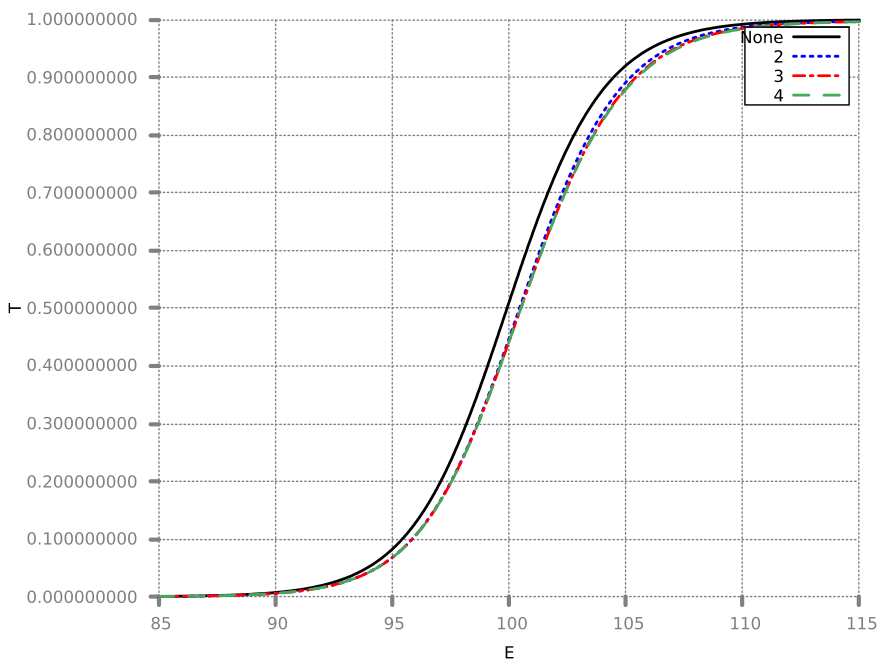

Here is the gnuplot script that generated this plot:
load "stylefile.gp"
set xrange [85:115]
set yrange [0.000000001:1]

set xlabel "E"
set ylabel "T"
plot "N_1.csv" using "E":"T" w l title "None", "N_2.csv" using "E":"T" w l title "2", "N_3.csv" u "E":"T" w l title "3", "N_4.csv" u "E":"T" w l title "4"
